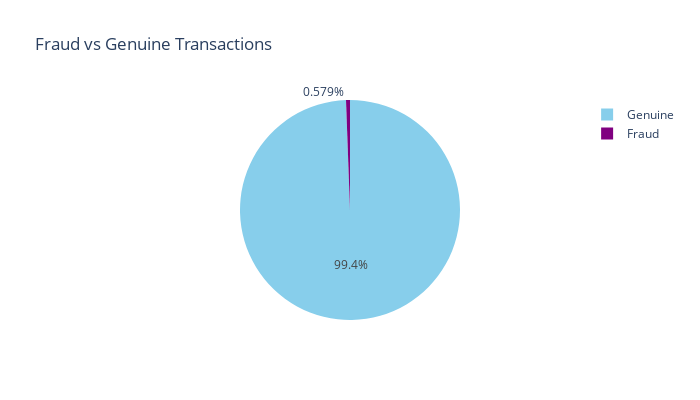

This figure's notebook cell:
### Code cell
labels=["Genuine","Fraud"]

fraud_or_not = fraud["is_fraud"].value_counts().tolist()
values = [fraud_or_not[0], fraud_or_not[1]]

fig = px.pie(values=fraud['is_fraud'].value_counts(), names=labels , width=700, height=400, color_discrete_sequence=["skyblue","purple"]
             ,title="Fraud vs Genuine Transactions")
fig.show()

### Figure 1 — Plotly figure (JSON) as saved in the notebook; plotly's stock layout.template omitted (floating-point values rounded to 4 significant figures)
{"data": [{"domain": {"x": [0, 1], "y": [0, 1]}, "hovertemplate": "label=%{label}<br>value=%{value}<extra></extra>", "labels": ["Genuine", "Fraud"], "legendgroup": "", "name": "", "showlegend": true, "values": [1289169, 7506], "type": "pie"}], "layout": {"legend": {"tracegroupgap": 0}, "title": {"text": "Fraud vs Genuine Transactions"}, "piecolorway": ["skyblue", "purple"], "height": 400, "width": 700}}
